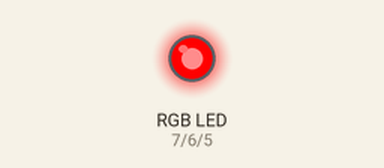
This sketch was run on a simulated Arduino Uno, built with avr-gcc and run on an emulated ATmega328P. Shown: an RGB LED mixed from three pins (HIGH = lit).

Above: at 0.5 s.
At 1.5 s:
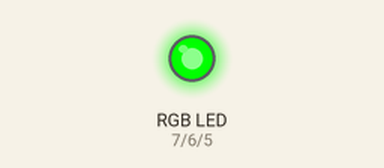
At 2.5 s:
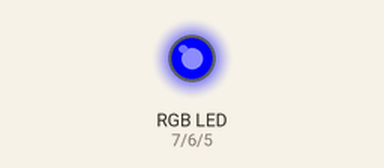
At 3.5 s:
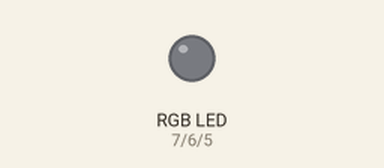
Timing chart, 0 to 5.2 s (numbered marks = the images above):
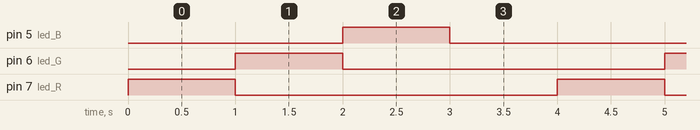

Measured:
- by itself, pin 5 (led_B), pin 6 (led_G), pin 7 (led_R): alternates HIGH for 1.0 s and LOW for 3.0 s
- by itself, everything shown: repeats every 4.0 s, in 4 steps

The sketch:

6.LED_RGB.ino
```cpp
int led_R = 7;  // pino LED Vermelho (R)
int led_G = 6;  // pino LED Verde (G)
int led_B = 5;  // pino LED Azul (B)

void setup() {
  pinMode(led_R, OUTPUT);  // Definimos os pinos como saida
  pinMode(led_G, OUTPUT);
  pinMode(led_B, OUTPUT);
  apagaLed();
}

void loop() {
  acendeVermelho();  // aqui fizemos uma pequena funcao que acende uma cor e apaga as outras
  delay(1000);
  acendeVerde();
  delay(1000);
  acendeAzul();
  delay(1000);
  apagaLed();
  delay(1000);
}

void acendeVermelho() {
  digitalWrite(led_R, HIGH);
  digitalWrite(led_G, LOW);
  digitalWrite(led_B, LOW);
}

void acendeVerde() {
  digitalWrite(led_R, LOW);
  digitalWrite(led_G, HIGH);
  digitalWrite(led_B, LOW);
}

void acendeAzul() {
  digitalWrite(led_R, LOW);
  digitalWrite(led_G, LOW);
  digitalWrite(led_B, HIGH);
}

void apagaLed() {
  digitalWrite(led_R, LOW);
  digitalWrite(led_G, LOW);
  digitalWrite(led_B, LOW);
}
```
